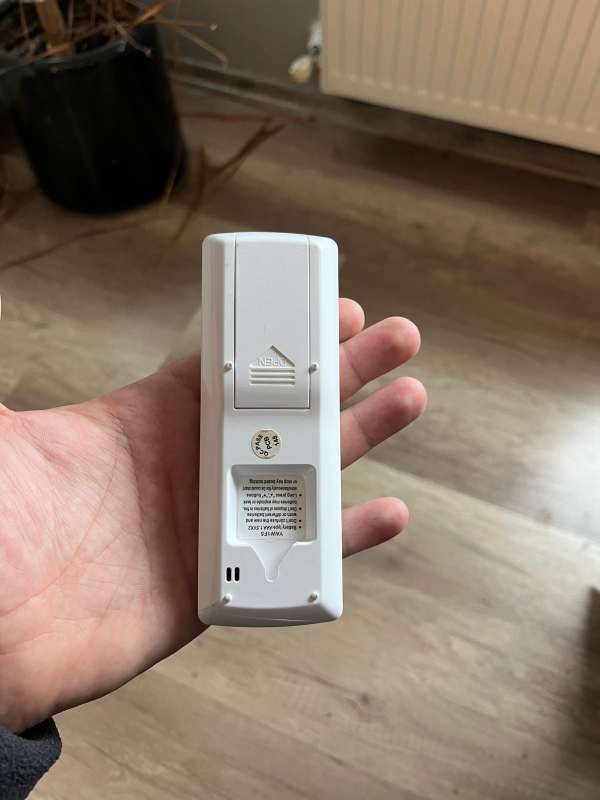
#> input picture Final_Project/Soru1/test_resmi.jpg, 1200 x 1600 px (shown at 1/2 size)
$ python odev_soru1.py
#> lines starting #> are read from the running program, lines starting #| are printed output that depends on the picture; after the words box and inside, x2 and y2 are one past the last pixel; in counts of white or black regions, pixels touching at a corner belong together
import cv2
import numpy as np

def parlak_nesne_tespiti(resim_yolu):
    # 1. ADIM: Resmi Oku
#> called with resim_yolu = 'test_resmi.jpg'
    img = cv2.imread(resim_yolu, cv2.IMREAD_GRAYSCALE)
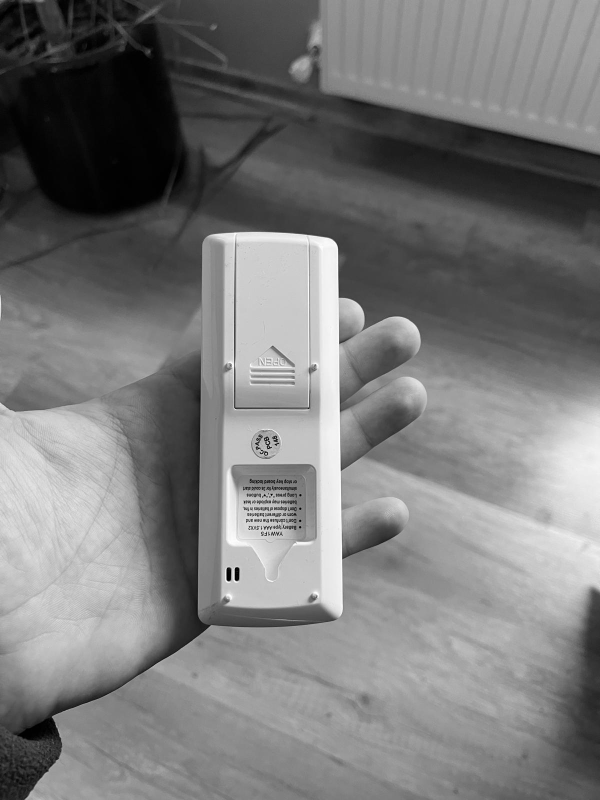
#> img: shape (1600, 1200) (shown at 1/2 size); min 0, max 255, mean 121.1

    if img is None:
        print("Hata: Resim bulunamadı!")
        return

    # --- EKSTRA: RESİM ÇOK BÜYÜKSE KÜÇÜLTELİM ---
    # Eğer resim çok büyükse işlem uzun sürer ve ekrana sığmaz.
    # Resmi daha makul bir boyuta (örneğin genişlik 800px olacak şekilde) oranlı küçültelim.
    yukseklik, genislik = img.shape
#> yukseklik = 1600; genislik = 1200
    if genislik > 1000: # Eğer resim 1000 pikselden genişse
        oran = 800 / genislik
#> oran = 0.667
        yeni_yukseklik = int(yukseklik * oran)
#> yeni_yukseklik = 1066
        img = cv2.resize(img, (800, yeni_yukseklik))
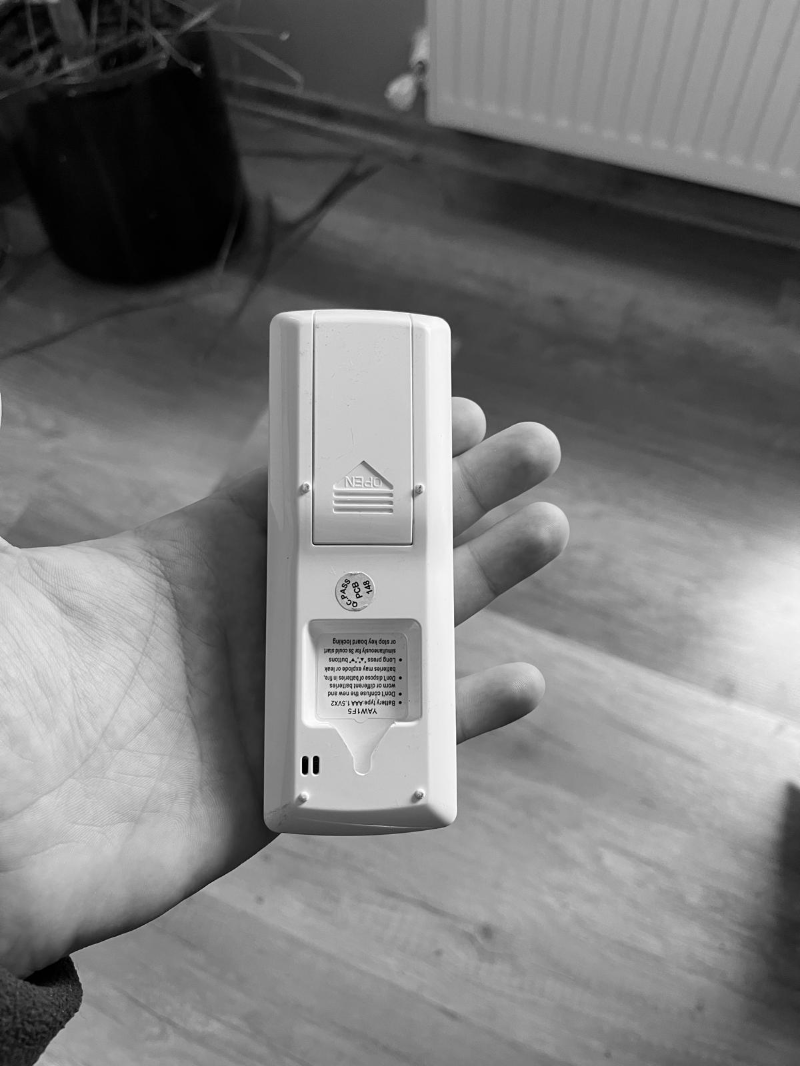
#> img: shape (1066, 800); min 0, max 255, mean 121
        print("Uyarı: Resim ekrana sığması için küçültüldü.")

    # Soruda istenen kural: Sadece 1000 piksel seçilecek
    HEDEF_PIKSEL_SAYISI = 1000

    # 2. ADIM: Histogram Hesapla
    hist = cv2.calcHist([img], [0], None, [256], [0, 256])
#> hist = 256 values, max 9506 at index 140, min 1 at index 255, mean 3331.2

    # 3. ADIM: Eşik Değerini Bul
    toplam_piksel = 0
    esik_degeri = 0

    for i in range(255, -1, -1):
        toplam_piksel += hist[i]
        if toplam_piksel >= HEDEF_PIKSEL_SAYISI:
            esik_degeri = i
            break
#> this loop made 11 passes
#> toplam_piksel on passes 1 to 11: [1], [16], [49], [109], [200], [317], [433], [621], [793], [989], [1202]

    print(f"Hesaplanan Dinamik Eşik Değeri: {esik_degeri}")
    print(f"Bu değerin üzerindeki piksel sayısı: {int(toplam_piksel)}")
#| Bu değerin üzerindeki piksel sayısı: 1202

    # 4. ADIM: Resmi Kesip Biç (Thresholding)
    _, sonuc_resmi = cv2.threshold(img, esik_degeri, 255, cv2.THRESH_BINARY)
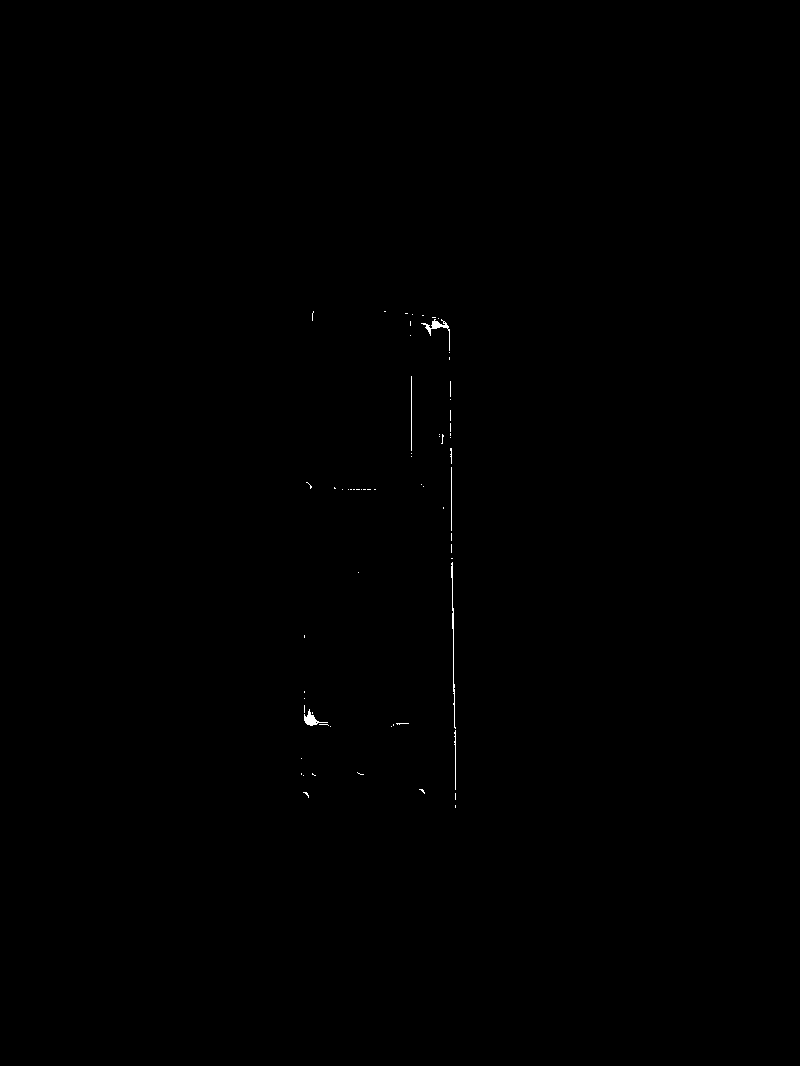
#> sonuc_resmi: shape (1066, 800); 0.12% white in thin lines or dots, all inside (x1, y1, x2, y2) = (301, 311, 456, 808)

    # --- PENCERE AYARLARI (Sorunu Çözen Kısım) ---
    # Pencereleri oluşturup boyutlandırılabilir yapıyoruz
    cv2.namedWindow('Orijinal Resim', cv2.WINDOW_NORMAL)
    cv2.namedWindow(f'En Parlak {HEDEF_PIKSEL_SAYISI} Piksel', cv2.WINDOW_NORMAL)

    # Pencereleri ekrana sığacak boyuta (örneğin 600x400) getiriyoruz
    cv2.resizeWindow('Orijinal Resim', 600, 400)
    cv2.resizeWindow(f'En Parlak {HEDEF_PIKSEL_SAYISI} Piksel', 600, 400)

    # Sonuçları Göster
    cv2.imshow('Orijinal Resim', img)
    cv2.imshow(f'En Parlak {HEDEF_PIKSEL_SAYISI} Piksel', sonuc_resmi)

    cv2.waitKey(0)
    cv2.destroyAllWindows()

# Fonksiyonu çalıştır
parlak_nesne_tespiti('test_resmi.jpg')

# ... (kodun en alt kısmı) ...

# SAĞLAMA: Beyaz pikselleri say
#> (the run stopped early here; a loop or call above may not have finished)
